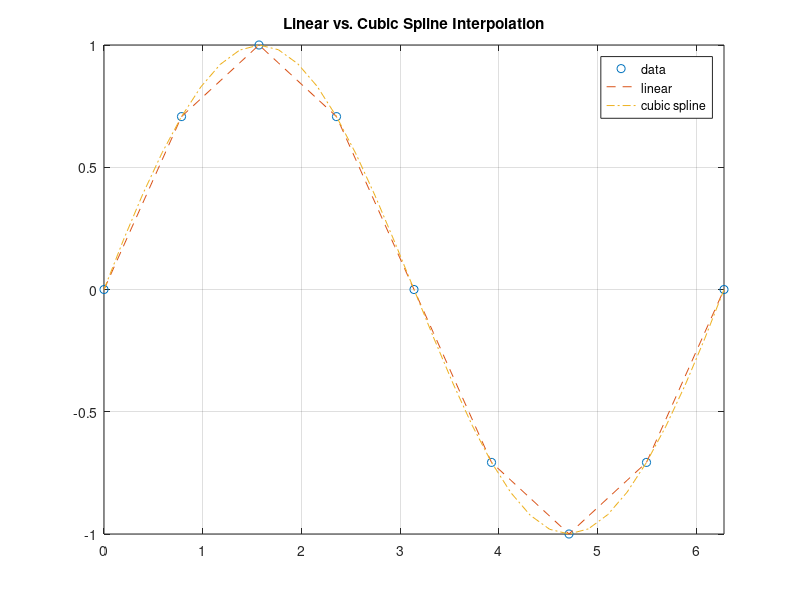

Source code (MATLAB):
% linear_vs_cubic_spline.m  Compare linear vs cubic spline
x   = 0:pi/4:2*pi;           % breakpoints
v   = sin(x);                % data at breakpoints
xq  = 0:pi/16:2*pi;          % query grid (finer)

v_lin = interp1(x, v, xq);   % linear interpolation
v_cub = spline(x, v, xq);    % cubic spline interpolation

plot(x, v, 'o', xq, v_lin, '--', xq, v_cub, '-.'); grid on
legend('data','linear','cubic spline','Location','best')
title('Linear vs. Cubic Spline Interpolation'); xlim([0 2*pi]);
